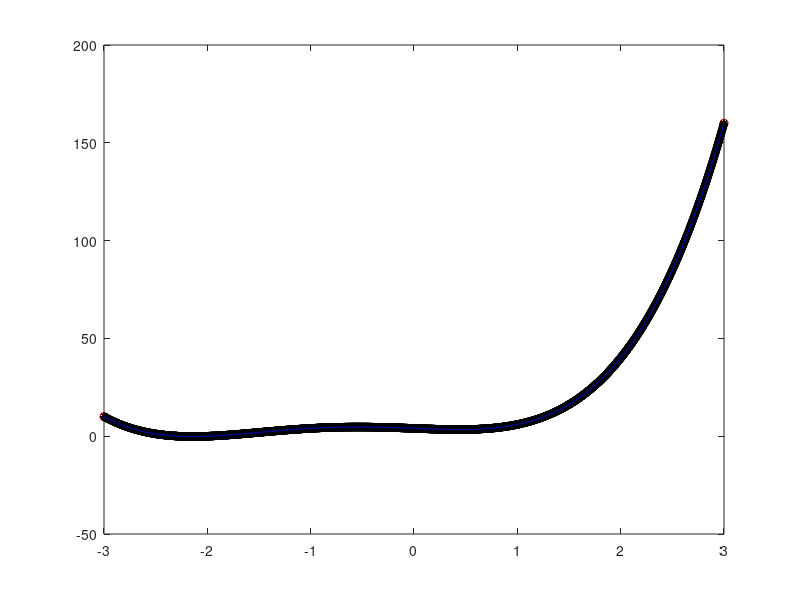
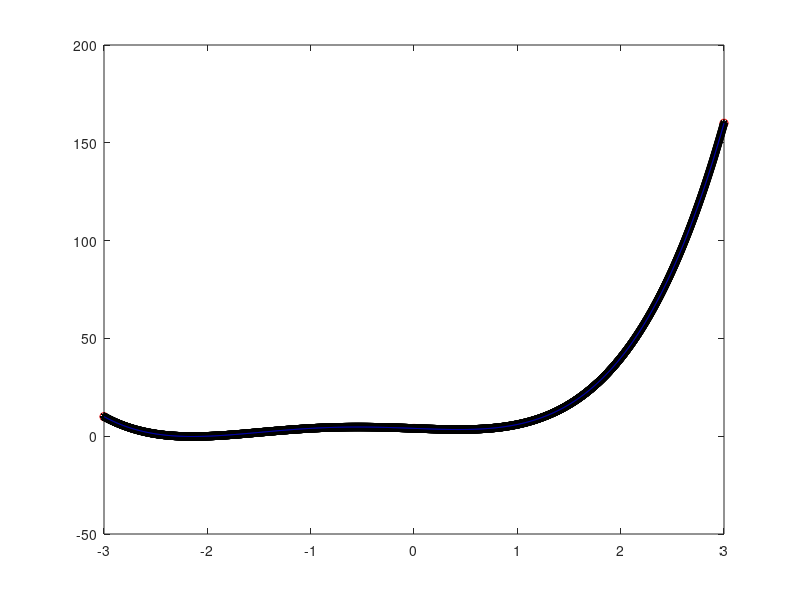
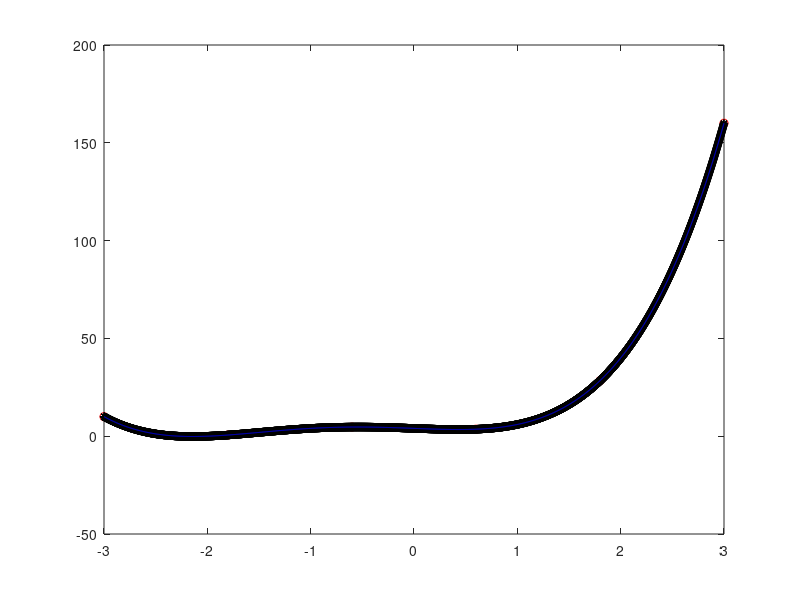
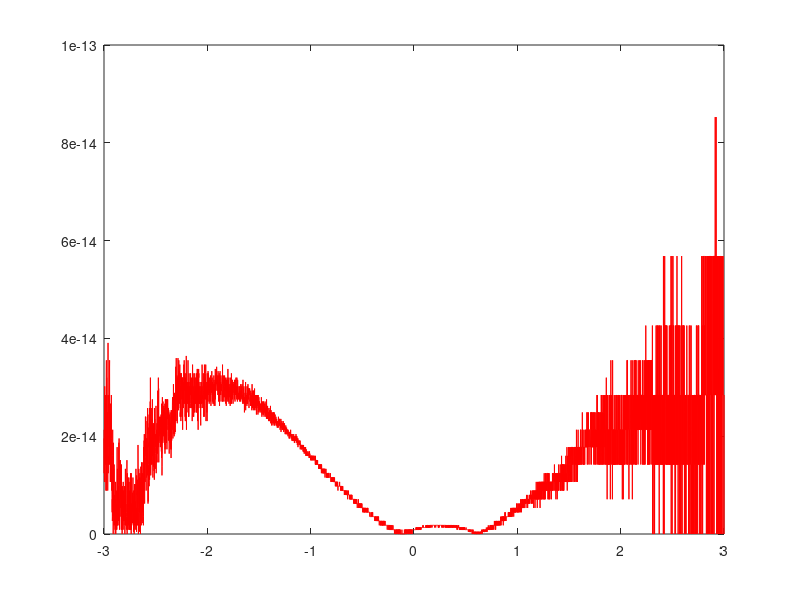

Reproduce these figures in MATLAB, in order.
close all
clear all
clc
format long

f=@(x)  x.^4+3.*x.^3-2.*x+4;
a=-3;
b=3;
n1=4;
n2=2;
n3=5;
h1=(b-a)/n1;
h2=(b-a)/n2;
h3=(b-a)/n3;

xnodes1=[-3:h1:3];
xnodes2=[-3:h2:3];
xnodes3=[-3:h3:3];

ynodes1=f(xnodes1);
ynodes2=f(xnodes2);
ynodes3=f(xnodes3);

x=[-3:0.001:3];

p1=polyfit(xnodes1,ynodes1,4);
y_app1=polyval(p1,x);

p2=polyfit(xnodes2,ynodes2,2);
y_app2=polyval(p2,x);

p3=polyfit(xnodes3,ynodes3,5);
y_app3=polyval(p3,x);

y_exact=f(x)


err_abs1_inf=norm(abs(y_exact-y_app1),inf)
err_abs2_inf=norm(abs(y_exact-y_app2),inf)
err_abs3_inf=norm(abs(y_exact-y_app3),inf)

err_abs1=abs(y_exact-y_app1)
err_abs2=abs(y_exact-y_app2)
err_abs3=abs(y_exact-y_app3)

figure(1)
plot(xnodes1,f(xnodes1),'ro',x,y_app1,'k*',x,y_exact,'b')

figure(2)
plot(xnodes2,f(xnodes2),'ro',x,y_app1,'k*',x,y_exact,'b')

figure(3)
plot(xnodes3,f(xnodes3),'ro',x,y_app1,'k*',x,y_exact,'b')

figure(4)
plot(x,err_abs1,'r')

figure(5)
plot(x,err_abs2,'r')

figure(6)
plot(x,err_abs1,'r')
%%
